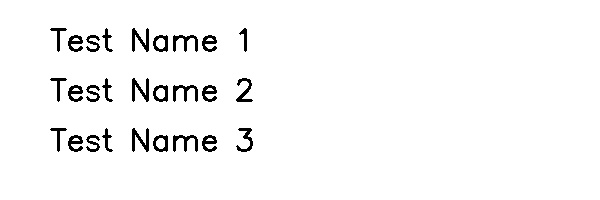
#> input picture test_image.jpg, 600 x 200 px
$ python test_extraction.py
#> lines starting #> are read from the running program, lines starting #| are printed output that depends on the picture; after the words box and inside, x2 and y2 are one past the last pixel; in counts of white or black regions, pixels touching at a corner belong together
### name_extractor_agent.py
"""
AI Agent for extracting names from images and saving them to Excel
"""
import cv2
import pytesseract
import pandas as pd
import re
from pathlib import Path
from typing import List, Optional
import logging

# Configure logging
logging.basicConfig(level=logging.INFO)
logger = logging.getLogger(__name__)

class NameExtractorAgent:
    def __init__(self):
        """Initialize the Name Extractor Agent"""
        # Configure Tesseract path (you may need to adjust this based on your installation)
        # For Windows, try common installation paths
        import os
        possible_paths = [
            r'C:\Program Files\Tesseract-OCR\tesseract.exe',
            r'C:\Program Files (x86)\Tesseract-OCR\tesseract.exe',
            r'C:\Users\{}\AppData\Local\Tesseract-OCR\tesseract.exe'.format(os.getenv('USERNAME')),
            r'C:\Tesseract-OCR\tesseract.exe'
        ]

        for path in possible_paths:
            if os.path.exists(path):
                pytesseract.pytesseract.tesseract_cmd = path
                logger.info(f"Found Tesseract at: {path}")
                break
        else:
            logger.warning("Tesseract not found in common paths. Please install Tesseract OCR.")

        # Language configuration for English (primary) and Arabic (secondary)
        self.languages = 'eng+ara'  # English + Arabic

        # Strict name patterns - only very specific name formats
        self.name_patterns = {
            'english': [
                # Pattern 1: Last, First Middle format (most common in tables) - STRICT
                r'[A-Z][a-z]{2,},\s+[A-Z][a-z]{2,}(?:\s+[A-Z][a-z]{2,})*',
                # Pattern 2: First Last format - STRICT (minimum 3 chars per name)
                r'[A-Z][a-z]{2,}\s+[A-Z][a-z]{2,}',
                # Pattern 3: Full names with middle names - STRICT
                r'[A-Z][a-z]{2,}\s+[A-Z][a-z]{2,}\s+[A-Z][a-z]{2,}',
                # Pattern 4: Names with hyphens - STRICT
                r'[A-Z][a-z]{2,}-[A-Z][a-z]{2,}(?:\s+[A-Z][a-z]{2,})*',
                # Pattern 5: Test names (for testing purposes)
                r'Test Name \d+',
            ],
            'arabic': [
                r'[\u0600-\u06FF]{2,}(?:\s+[\u0600-\u06FF]{2,})+',  # Arabic names - STRICT
            ]
        }

        # Common first names database for validation
        self.common_first_names = {
            'john', 'jane', 'michael', 'sarah', 'david', 'emily', 'james', 'jessica',
            'robert', 'ashley', 'william', 'amanda', 'richard', 'jennifer', 'thomas',
            'nicole', 'christopher', 'elizabeth', 'charles', 'stephanie', 'daniel',
            'michelle', 'matthew', 'kimberly', 'anthony', 'donna', 'mark', 'carol',
            'donald', 'sandra', 'steven', 'ruth', 'paul', 'sharon', 'andrew', 'laura',
            'joshua', 'cynthia', 'kenneth', 'kathleen', 'kevin', 'helen', 'brian',
            'deborah', 'george', 'dorothy', 'edward', 'lisa', 'ronald', 'nancy',
            'timothy', 'karen', 'jason', 'betty', 'jeffrey', 'helen', 'ryan', 'sandra',
            'jacob', 'donna', 'gary', 'carol', 'nicholas', 'ruth', 'eric', 'sharon',
            'jonathan', 'michelle', 'stephen', 'laura', 'larry', 'sarah', 'justin',
            'kimberly', 'scott', 'deborah', 'brandon', 'dorothy', 'benjamin', 'lisa',
            'samuel', 'nancy', 'gregory', 'karen', 'alexander', 'betty', 'patrick',
            'helen', 'jack', 'sandra', 'dennis', 'donna', 'jerry', 'carol', 'tyler',
            'ruth', 'aaron', 'sharon', 'jose', 'michelle', 'henry', 'laura', 'adam',
            'sarah', 'douglas', 'kimberly', 'nathan', 'deborah', 'peter', 'dorothy',
            'zachary', 'lisa', 'kyle', 'nancy', 'walter', 'karen', 'harold', 'betty',
            'carl', 'helen', 'jeremy', 'sandra', 'arthur', 'donna', 'gordon', 'carol',
            'lawrence', 'ruth', 'sean', 'sharon', 'christian', 'michelle', 'ethan',
            'laura', 'austin', 'sarah', 'joe', 'kimberly', 'albert', 'deborah',
            'victor', 'dorothy', 'ralph', 'lisa', 'mason', 'nancy', 'roy', 'karen',
            'eugene', 'betty', 'louis', 'helen', 'philip', 'sandra', 'johnny', 'donna',
            'bobby', 'carol', 'wayne', 'ruth', 'alan', 'sharon', 'juan', 'michelle'
        }

        # Common last names database for validation
        self.common_last_names = {
            'smith', 'johnson', 'williams', 'brown', 'jones', 'garcia', 'miller',
            'davis', 'rodriguez', 'martinez', 'hernandez', 'lopez', 'gonzalez',
            'wilson', 'anderson', 'thomas', 'taylor', 'moore', 'jackson', 'martin',
            'lee', 'perez', 'thompson', 'white', 'harris', 'sanchez', 'clark',
            'ramirez', 'lewis', 'robinson', 'walker', 'young', 'allen', 'king',
            'wright', 'scott', 'torres', 'nguyen', 'hill', 'flores', 'green',
            'adams', 'nelson', 'baker', 'hall', 'rivera', 'campbell', 'mitchell',
            'carter', 'roberts', 'gomez', 'phillips', 'evans', 'turner', 'diaz',
            'parker', 'cruz', 'edwards', 'collins', 'reyes', 'stewart', 'morris',
            'morales', 'murphy', 'cook', 'rogers', 'gutierrez', 'ortiz', 'morgan',
            'cooper', 'peterson', 'bailey', 'reed', 'kelly', 'howard', 'ramos',
            'kim', 'cox', 'ward', 'richardson', 'watson', 'brooks', 'chavez',
            'wood', 'james', 'bennett', 'gray', 'mendoza', 'ruiz', 'hughes',
            'price', 'alvarez', 'castillo', 'sanders', 'patel', 'myers', 'long',
            'ross', 'foster', 'jimenez', 'powell', 'jenkins', 'perry', 'russell',
            'sullivan', 'bell', 'coleman', 'butler', 'henderson', 'barnes', 'gonzales',
            'fisher', 'vasquez', 'simmons', 'romero', 'jordan', 'patterson', 'alexander',
            'hamilton', 'graham', 'reynolds', 'griffin', 'wallace', 'moreno', 'west',
            'cole', 'hayes', 'bryant', 'herrera', 'gibson', 'ellis', 'tran', 'medina'
        }

        logger.info("Name Extractor Agent initialized")

    def extract_text_from_image(self, image_path: str) -> Optional[str]:
        """
        Extract text from image using OCR

        Args:
            image_path (str): Path to the image file

        Returns:
            Optional[str]: Extracted text or None if failed
        """
#> called with image_path = 'test_image.jpg'
        try:
            logger.info(f"Processing image: {image_path}")

            # Read the image
            image = cv2.imread(image_path)
#> image is the input picture: shape (200, 600, 3); min 0, max 255, mean 246.9
            if image is None:
                logger.error(f"Could not read image: {image_path}")
                return None

            # Try different preprocessing methods and OCR configurations
            text_results = []

            # List of different OCR configurations to try
            ocr_configs = [
                ('--psm 6', 'Uniform block of text'),
                ('--psm 4', 'Single column of text'),
                ('--psm 3', 'Fully automatic page segmentation'),
                ('--psm 1', 'Automatic page segmentation with OSD'),
                ('--psm 8', 'Single word'),
                ('--psm 7', 'Single text line'),
                ('--psm 13', 'Raw line without specific character recognition')
            ]

            # Try different preprocessing methods
            preprocessing_methods = [
                ('original', self._preprocess_image),
                ('inverted', self._preprocess_image_inverted),
                ('enhanced', self._preprocess_image_enhanced),
                ('raw', lambda img: img)
            ]

            logger.info("Trying different OCR methods...")

            for prep_name, prep_func in preprocessing_methods:
                try:
                    processed_img = prep_func(image)

                    for config, desc in ocr_configs:
                        try:
                            # Try with both Arabic+English and English only
                            for lang in [self.languages, 'eng']:
                                text = pytesseract.image_to_string(
                                    processed_img,
                                    lang=lang,
                                    config=config
                                )
                                if text and text.strip():
                                    text_results.append({
                                        'text': text.strip(),
                                        'method': f"{prep_name} + {desc} + {lang}",
                                        'length': len(text.strip())
                                    })
                                    logger.info(f"Method {prep_name} + {desc} + {lang}: {len(text.strip())} chars")
                        except Exception as e:
                            logger.debug(f"Failed {prep_name} + {desc}: {e}")
                            continue

                except Exception as e:
                    logger.debug(f"Failed preprocessing {prep_name}: {e}")
                    continue
#> this loop made 1 pass
#> pass 1, in _preprocess_image, `blurred = cv2.GaussianBlur(gray, (5, 5), 0)`:
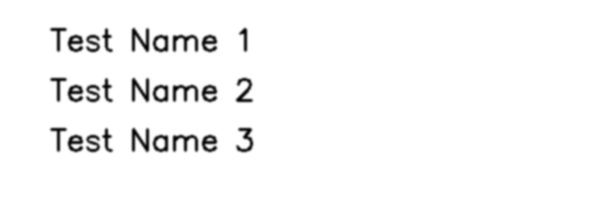
#> blurred: shape (200, 600); min 1, max 255, mean 246.9
#> pass 1, in _preprocess_image, `_, thresh = cv2.threshold(blurred, 0, 255, cv2.THRESH_BINARY + cv2.THR..`:
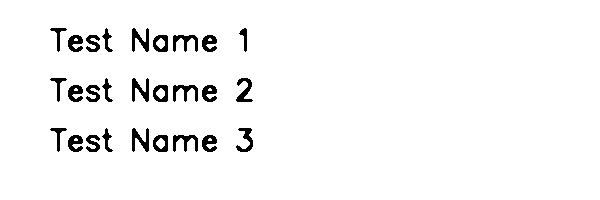
#> thresh: shape (200, 600); 96.4% white; 27 black regions, largest, box (x1, y1, x2, y2) and area: (132, 28, 149, 52) 216, (132, 78, 149, 102) 216, (132, 128, 149, 152) 216
#> pass 1, in _preprocess_image, `cleaned = cv2.morphologyEx(thresh, cv2.MORPH_CLOSE, kernel)`:
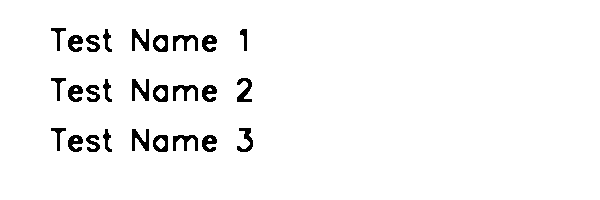
#> cleaned: shape (200, 600); 96.5% white; 27 black regions, largest, box (x1, y1, x2, y2) and area: (132, 29, 149, 51) 210, (132, 79, 149, 101) 210, (132, 129, 149, 151) 210
#> after the loop, text_results = []

            # Choose the best result
            if text_results:
                # Sort by length and quality
                best_result = max(text_results, key=lambda x: x['text'].count('\n'))
                best_text = best_result['text']

                logger.info(f"Best method: {best_result['method']}")
                logger.info(f"Extracted text length: {len(best_text)} characters")
                logger.info(f"Sample text: {best_text[:200]}...")
                return best_text
            else:
                logger.warning("No text extracted from any method")
                return None

        except Exception as e:
            logger.error(f"Error extracting text from image: {str(e)}")
            return None

    def _preprocess_image(self, image):
        """
        Preprocess image to improve OCR accuracy

        Args:
            image: OpenCV image

        Returns:
            Preprocessed image
        """
        # Convert to grayscale
        gray = cv2.cvtColor(image, cv2.COLOR_BGR2GRAY)

        # Apply Gaussian blur to reduce noise
        blurred = cv2.GaussianBlur(gray, (5, 5), 0)

        # Apply threshold to get binary image
        _, thresh = cv2.threshold(blurred, 0, 255, cv2.THRESH_BINARY + cv2.THRESH_OTSU)

        # Morphological operations to clean up the image
        kernel = cv2.getStructuringElement(cv2.MORPH_RECT, (3, 3))
        cleaned = cv2.morphologyEx(thresh, cv2.MORPH_CLOSE, kernel)

        return cleaned

    # [525 lines left out: functions _preprocess_image_inverted, _preprocess_image_enhanced, extract_names_from_text, _identify_table_lines, _extract_names_from_line, _should_include_name and 6 more, not called in this run]

    def process_image_to_excel(self, image_path: str, output_file: str = None) -> dict:
        """
        Complete pipeline: extract text from image, find names, and export to Excel

        Args:
            image_path (str): Path to input image
            output_file (str, optional): Output Excel file path

        Returns:
            dict: Results dictionary with success status and details
        """
        if output_file is None:
            image_name = Path(image_path).stem
            output_file = f"{image_name}_extracted_names.xlsx"

        result = {
            'success': False,
            'image_path': image_path,
            'output_file': output_file,
            'extracted_text': '',
            'names': [],
            'error': None
        }

        try:
            # Step 1: Extract text from image
            text = self.extract_text_from_image(image_path)
            if not text:
                result['error'] = "Failed to extract text from image"
                return result

            result['extracted_text'] = text

            # Step 2: Extract names from text
            names = self.extract_names_from_text(text, accuracy_level='loose')
            if not names:
                result['error'] = "No names found in the extracted text"
                return result

            result['names'] = names

            # Step 3: Export to Excel
            if not self.export_to_excel(names, output_file):
                result['error'] = "Failed to export to Excel"
                return result

            result['success'] = True
            logger.info(f"Successfully processed {image_path} -> {output_file}")

        except Exception as e:
            result['error'] = str(e)
            logger.error(f"Error in process_image_to_excel: {str(e)}")

        return result

    # [40 lines left out: function test_name_extraction, not called in this run]

### test_extraction.py
"""
Test script to verify name extraction works with loose accuracy
"""
from name_extractor_agent import NameExtractorAgent

def test_with_image():
    agent = NameExtractorAgent()
    result = agent.process_image_to_excel('test_image.jpg', 'test_output.xlsx')
    print("Test Result:")
    print(f"Success: {result['success']}")
    if result['success']:
        print(f"Extracted {len(result['names'])} names:")
        for name in result['names']:
            print(f"  - {name}")
    else:
        print(f"Error: {result['error']}")

if __name__ == "__main__":
    test_with_image()
#> (the call stopped at in extract_text_from_image, `text = pytesseract.image_to_string( processed_img, lang=lang, config=c..`: pytesseract is not available in this run)
